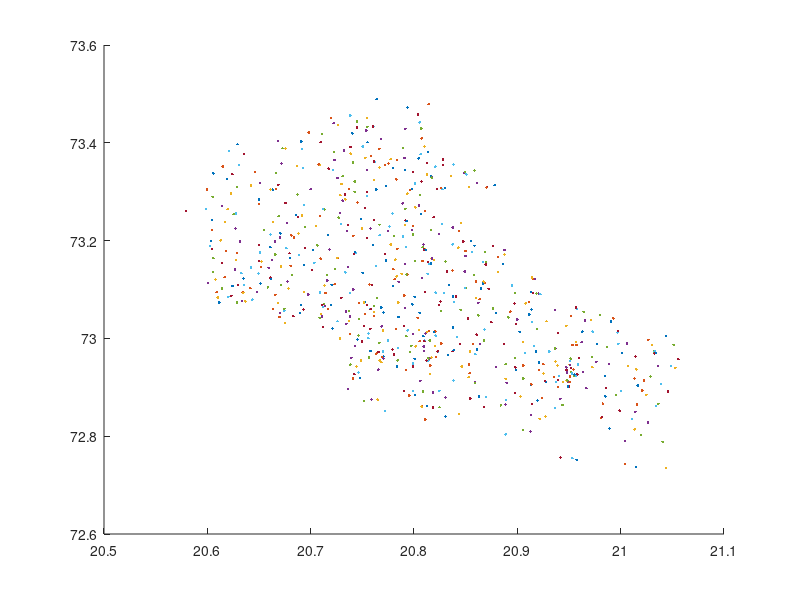

MATLAB code to generate this figure:
% Converts csv into mat data file
clc; clear all;
raw = csvread("test.csv");
X = raw(:,7)(2:end);
Y = raw(:,8)(2:end);
Z = raw(:,6)(2:end);
XX = []; YY = []; ZZ = [];
hold on
k = 0;
for i = 1:size(X)
  if(X(i)<30)
    plot(X(i),Y(i))
    XX = [XX;X(i)];
    YY = [YY;Y(i)];
    ZZ = [ZZ;Z(i)]
    k = k+1;
  else
    fprintf("%f %f %d\n", X(i), Y(i), k);
  end
end
disp(k);
data = [XX YY ZZ]
save('location.mat','data')
